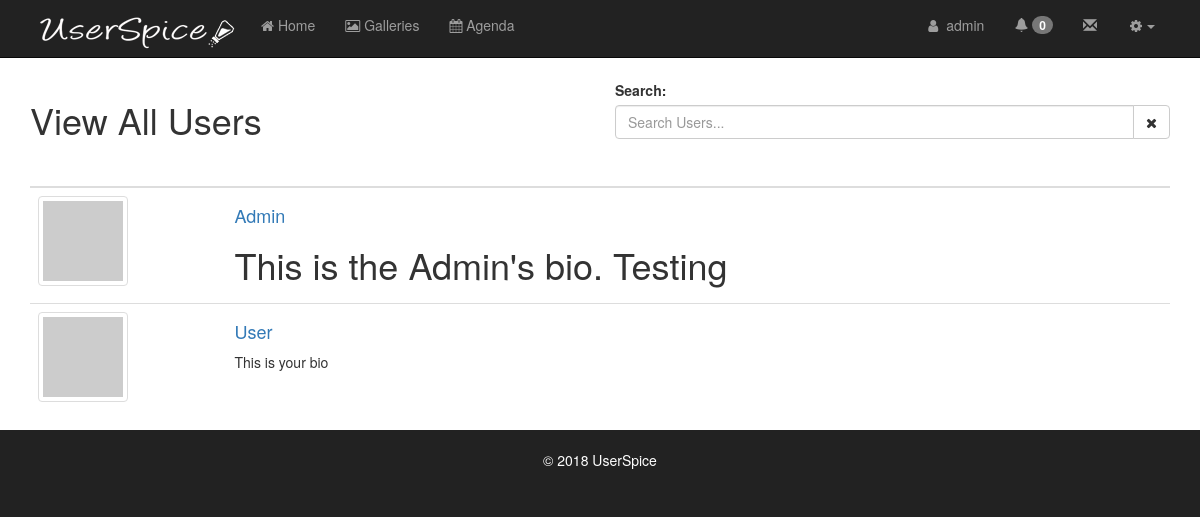
Before: /users/view_all_users.php (signed in) with the older database file.
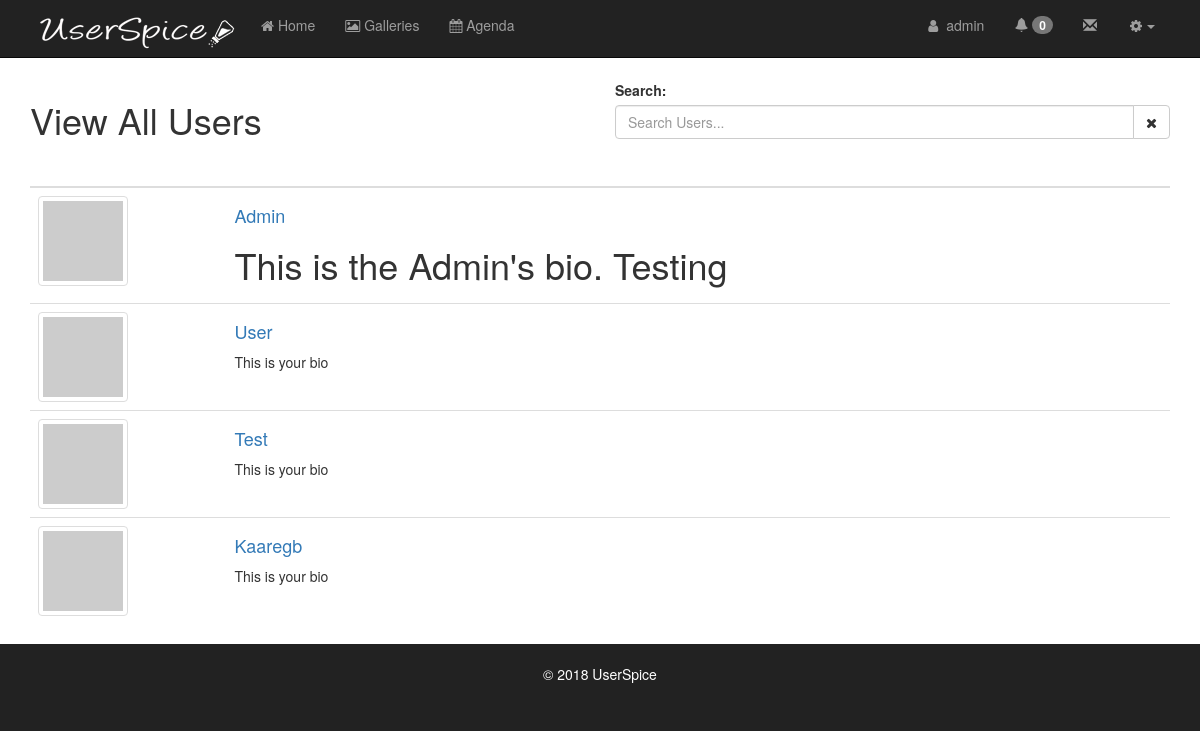
After: the same page with the newer database file.
### tables this page shows
CREATE TABLE IF NOT EXISTS `users` (
  `id` int(11) NOT NULL AUTO_INCREMENT,
  `email` varchar(155) NOT NULL,
  `email_new` varchar(155) DEFAULT NULL,
  `username` varchar(255) NOT NULL,
  `password` varchar(255) NOT NULL,
  `fname` varchar(255) NOT NULL,
  `lname` varchar(255) NOT NULL,
  `permissions` int(11) NOT NULL,
  `editmode` int(11) NOT NULL,
  `logins` int(100) NOT NULL,
  `account_owner` tinyint(4) NOT NULL DEFAULT '0',
  `account_id` int(11) NOT NULL DEFAULT '0',
  `company` varchar(255) NOT NULL,
  `join_date` datetime NOT NULL,
  `last_login` datetime NOT NULL,
  `email_verified` tinyint(4) NOT NULL DEFAULT '0',
  `vericode` varchar(15) NOT NULL,
  `active` int(1) NOT NULL,
  `oauth_provider` varchar(255) NOT NULL,
  `oauth_uid` varchar(255) NOT NULL,
  `gender` varchar(10) NOT NULL,
  `locale` varchar(10) NOT NULL,
  `gpluslink` varchar(255) NOT NULL,
  `picture` varchar(255) NOT NULL,
  `created` datetime NOT NULL,
  `modified` datetime NOT NULL,
  `fb_uid` varchar(255) NOT NULL,
  `un_changed` int(1) NOT NULL,
  `msg_exempt` int(1) NOT NULL DEFAULT '0',
  `last_confirm` datetime DEFAULT NULL,
  `protected` int(1) NOT NULL DEFAULT '0',
  `dev_user` int(1) NOT NULL DEFAULT '0',
  `msg_notification` int(1) NOT NULL DEFAULT '1',
  `force_pr` int(1) NOT NULL DEFAULT '0',
  `twoKey` varchar(16) DEFAULT NULL,
  `twoEnabled` int(1) DEFAULT '0',
  `cloak_allowed` tinyint(1) NOT NULL DEFAULT '0',
  PRIMARY KEY (`id`),
  KEY `EMAIL` (`email`) USING BTREE
);

CREATE TABLE IF NOT EXISTS `profiles` (
  `id` int(11) NOT NULL AUTO_INCREMENT,
  `user_id` int(11) NOT NULL,
  `bio` text NOT NULL,
  PRIMARY KEY (`id`)
);

CREATE TABLE IF NOT EXISTS `settings` (
  `id` int(50) NOT NULL AUTO_INCREMENT,
  `recaptcha` int(1) NOT NULL DEFAULT '0',
  `force_ssl` int(1) NOT NULL,
  `css_sample` int(1) NOT NULL,
  `us_css1` varchar(255) NOT NULL,
  `us_css2` varchar(255) NOT NULL,
  `us_css3` varchar(255) NOT NULL,
  `site_name` varchar(100) NOT NULL,
  `language` varchar(255) NOT NULL,
  `track_guest` int(1) NOT NULL,
  `site_offline` int(1) NOT NULL,
  `force_pr` int(1) NOT NULL,
  `glogin` int(1) NOT NULL DEFAULT '0',
  `fblogin` int(1) NOT NULL,
  `gid` varchar(255) NOT NULL,
  `gsecret` varchar(255) NOT NULL,
  `gredirect` varchar(255) NOT NULL,
  `ghome` varchar(255) NOT NULL,
  `fbid` varchar(255) NOT NULL,
  `fbsecret` varchar(255) NOT NULL,
  `fbcallback` varchar(255) NOT NULL,
  `graph_ver` varchar(255) NOT NULL,
  `finalredir` varchar(255) NOT NULL,
  `req_cap` int(1) NOT NULL,
  `req_num` int(1) NOT NULL,
  `min_pw` int(2) NOT NULL,
  `max_pw` int(3) NOT NULL,
  `min_un` int(2) NOT NULL,
  `max_un` int(3) NOT NULL,
  `messaging` int(1) NOT NULL,
  `snooping` int(1) NOT NULL,
  `echouser` int(11) NOT NULL,
  `wys` int(1) NOT NULL,
  `change_un` int(1) NOT NULL,
  `backup_dest` varchar(255) NOT NULL,
  `backup_source` varchar(255) NOT NULL,
  `backup_table` varchar(255) NOT NULL,
  `msg_notification` int(1) NOT NULL,
  `permission_restriction` int(1) NOT NULL,
  `auto_assign_un` int(1) NOT NULL,
  `page_permission_restriction` int(1) NOT NULL,
  `msg_blocked_users` int(1) NOT NULL,
  `msg_default_to` int(1) NOT NULL,
  `notifications` int(1) NOT NULL,
  `notif_daylimit` int(3) NOT NULL,
  `recap_public` varchar(100) NOT NULL,
  `recap_private` varchar(100) NOT NULL,
  `page_default_private` int(1) NOT NULL,
  `navigation_type` tinyint(1) NOT NULL,
  `copyright` varchar(255) NOT NULL,
  `custom_settings` int(1) NOT NULL,
  `system_announcement` varchar(255) NOT NULL,
  `twofa` int(1) DEFAULT '0',
  `force_notif` tinyint(1) DEFAULT NULL,
  `cron_ip` varchar(255) DEFAULT NULL,
  PRIMARY KEY (`id`)
);

### users/view_all_users.php (the view, shortened to what the rows shown need)
<?php require_once 'init.php'; ?>
<?php require_once $abs_us_root.$us_url_root.'users/includes/header.php'; ?>
<?php require_once $abs_us_root.$us_url_root.'users/includes/navigation.php'; ?>
<?php
$userQ = $db->query("SELECT * FROM users LEFT JOIN profiles ON users.id = user_id ");
$users = $userQ->results();
?>
<div id="page-wrapper">
  <div class="container">
    <div class="row">
      <div class="col-xs-12 col-md-6">
		<h1 >View All Users</h1>
	  </div>
	 </div>
		 <div class="row">
		     <div class="col-md-12">
 <div class="allutable table-responsive">
<table class='table table-hover table-list-search'>
<thead>
<tr>
  <th><div class="alluinfo">&nbsp;</div></th>
  <th></th>
 </tr>
</thead>
 <tbody>
<?php
foreach ($users as $v1) {
	$ususername = ucfirst($v1->username);
	$ususerbio = ucfirst($v1->bio);
	$grav = get_gravatar(strtolower(trim($v1->email)));
	$useravatar = '<img src="'.$grav.'" class="img-responsive img-thumbnail" alt="'.$ususername.'">';
?>
	<tr>
		<td>
			<a href="profile.php?id=<?=$v1->id?>"><?php echo $useravatar;?></a>
		</td>
		  <td>
			<h4><a href="profile.php?id=<?=$v1->id?>" class="nounderline"><?=echouser($v1->id)?>  </a></h4>
			<p><?=$ususerbio?></p>
		</td>
	</tr>
<?php } ?>
  </tbody>
</table>
	  </div>
      </div>
    </div>
      </div>
    </div>
<?php require_once $abs_us_root.$us_url_root.'users/includes/html_footer.php';  ?>

### users/includes/navigation.php (shortened to what the rows shown need)
<?php
if($settings->navigation_type==0) {
if ($user->isLoggedIn()) {
    if ($dayLimitQ = $db->query('SELECT notif_daylimit FROM settings', array())) $dayLimit = $dayLimitQ->results()[0]->notif_daylimit;
    else $dayLimit = 7;
	$notifications = new Notification($user->data()->id, false, $dayLimit);
}
?>
<div class="navbar navbar-fixed-top navbar-inverse" role="navigation">
	<div class="container">
		<div class="collapse navbar-collapse navbar-top-menu-collapse navbar-right">
					<ul class="nav navbar-nav ">
				<?php if($user->isLoggedIn()){ ?>
					<li><a href="<?=$us_url_root?>users/account.php"><i class="fa fa-fw fa-user"></i> <?php echo echousername($user->data()->id);?></a></li>
					<?php if($settings->notifications==1) {?>
			<li><a href="#" onclick="displayNotifications('new')" id="notificationsTrigger" data-toggle="modal" data-target="#notificationsModal"  ><i class="glyphicon glyphicon-bell"></i> <span id="notifCount" class="badge" style="margin-top: -5px"><?= (int)$notifications->getUnreadCount(); ?></span></a></li>
          <?php } ?>
					<?php if($settings->messaging == 1){ ?>
						<li><a href="<?=$us_url_root?>users/messages.php"><i class="glyphicon glyphicon-envelope"></i> <span id="msgCount" class="badge" style="margin-top: -5px"><?php if($msgC > 0){ echo $msgC;}?></span></a></li>
					<?php } ?>
					<li class="dropdown hidden-xs"><a class="dropdown-toggle" href="#" data-toggle="dropdown"><i class="fa fa-fw fa-cog"></i><b class="caret"></b></a>
					</li>
				<?php }  ?>
				</ul>
				</div>
	</div>
</div>
<?php } if($settings->navigation_type==1) {?>
<?php require_once $abs_us_root.$us_url_root.'users/includes/database-navigation.php'; ?>
<?php } ?>

### users/helpers/us_helpers.php (shortened to what the rows shown need)
<?php
if(!function_exists('get_gravatar')) {
	function get_gravatar($email, $s = 120, $d = 'mm', $r = 'pg', $img = false, $atts = array() ) {
		$url = 'https://www.gravatar.com/avatar/';
		$url .= md5( strtolower( trim( $email ) ) );
		$url .= "?s=$s&d=$d&r=$r";
		return $url;
	}
}
if(!function_exists('checkPermission')) {
	function checkPermission($permission) {
		$db = DB::getInstance();
		global $user;
		$access = 0;
		foreach($permission[0] as $perm){
			if ($access == 0){
				$query = $db->query("SELECT id FROM user_permission_matches  WHERE user_id = ? AND permission_id = ?",array($user->data()->id,$perm->permission_id));
				$results = $query->count();
				if ($results > 0){
					$access = 1;
				}
			}
		}
		if ($access == 1){
			return true;
		}
	}
}
if(!function_exists('echouser')) {
	function echouser($id){
		$db = DB::getInstance();
		$settingsQ = $db->query("SELECT echouser FROM settings");
		$settings = $settingsQ->first();
		if($settings->echouser == 1){
			$query = $db->query("SELECT username FROM users WHERE id = ? LIMIT 1",array($id));
			$count=$query->count();
			if ($count > 0) {
				$results=$query->first();
				echo ucfirst($results->username);
			} else {
				echo "-";
			}
		}
	}
}
if(!function_exists('echousername')) {
	function echousername($id){
		$db = DB::getInstance();
		$query = $db->query("SELECT username FROM users WHERE id = ? LIMIT 1",array($id));
		$count=$query->count();
		if ($count > 0) {
			$results=$query->first();
			return ($results->username);
		} else {
			return "Unknown";
		}
	}
}
if(!function_exists('reAuth')) {
	function reAuth($uri,$uid,$urlRoot){
		$abs_us_root=$_SERVER['DOCUMENT_ROOT'];
		$self_path=explode("/", $_SERVER['PHP_SELF']);
		$self_path_length=count($self_path);
		for($i = 1; $i < $self_path_length; $i++){
			array_splice($self_path, $self_path_length-$i, $i);
			$us_url_root=implode("/",$self_path)."/";
			if (file_exists($abs_us_root.$us_url_root.'z_us_root.php')){
				break;
			}else{
				$file_found=FALSE;
			}
		}
		$urlRootLength=strlen($us_url_root);
		$page=substr($uri,$urlRootLength,strlen($uri)-$urlRootLength);
		$db = DB::getInstance();
		$query = $db->query("SELECT id, page, re_auth FROM pages WHERE page = ?",[$page]);
		$count = $query->count();
		if ($count > 0){
		$results = $query->first();
		$pageDetails = array( 'id' =>$results->id, 'page' => $results->page, 're_auth' => $results->re_auth);
		if (empty($pageDetails)){
			return true;
		}elseif ($pageDetails['re_auth'] == 0){
			return true;
		}else{
			verifyadmin($uid,$page,$urlRoot);
		 }
		}
	}
}

### usersc/includes/footer.php (shortened to what the rows shown need)
<div class="container">
        <div class="row">
                <div class="col-sm-12 text-center">
                        <footer><font color='white'><br>&copy;
                          <?php echo date("Y"); ?>
                           <?=$settings->copyright; ?></font></footer>
                        <br>
                </div>
        </div>
</div>

Changed rows visible on the page:
added profiles: user.username "Test", bio "This is your bio"
added profiles: user.username "Kaaregb", bio "This is your bio"
